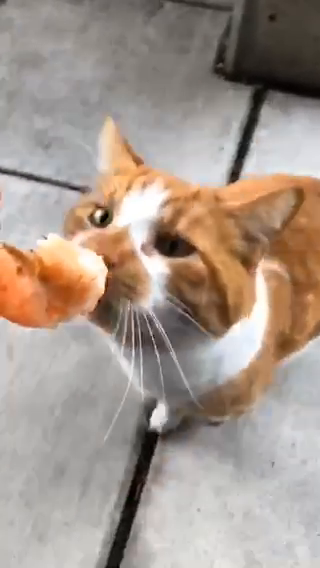
#> input picture frame 18 of feedingCat.mp4, 320 x 568 px
$ python Tracking.py
#> lines starting #> are read from the running program, lines starting #| are printed output that depends on the picture; after the words box and inside, x2 and y2 are one past the last pixel; in counts of white or black regions, pixels touching at a corner belong together
import cv2
import numpy as np

"""
颜色空间转换 cv2.cvtColor(img, flag)
常用flag : cv2.COLOR_BGR2GRAY / cv2.COLOR_BGR2HSV
"""

cap = cv2.VideoCapture('feedingCat.mp4')

while True:
    ret, frame = cap.read()
#> frame is the input picture: shape (568, 320, 3); mean B, G, R 139.8, 150.6, 165.3
    if ret:
        frame_hsv = cv2.cvtColor(frame, cv2.COLOR_BGR2HSV)
#> frame_hsv: shape (568, 320, 3); mean H, S, V 38.8, 43.2, 166

        # 设定想要颜色的阈值
        lower_shrimp = np.array([0, 150, 150])
        upper_shrimp = np.array([30, 255, 255])

        # 仅保留图片中在上下两值区间内的部分
        mask = cv2.inRange(frame_hsv, lower_shrimp, upper_shrimp)
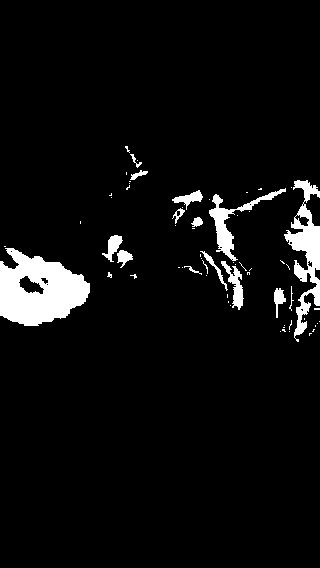
#> mask: shape (568, 320); 5.4% white; 65 white regions (50 under 20 px), largest, box (x1, y1, x2, y2) and area: (0, 248, 90, 326) 4578, (284, 180, 320, 342) 2223, (209, 188, 286, 261) 1035
        res = cv2.bitwise_and(frame, frame, mask=mask)
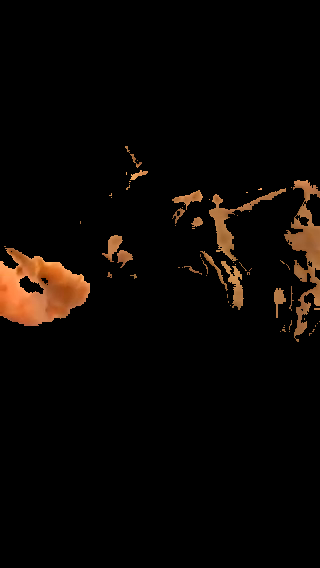
#> res: shape (568, 320, 3); mean B, G, R 3.3, 6.2, 10.3

        cv2.imshow('frame', frame)
        cv2.imshow('mask', mask)
        cv2.imshow('res', res)

        k = cv2.waitKey(33) & 0xFF
#> (key Esc is pressed here)
        if k == 27:
            break
    else:
        break
cap.release()
cv2.destroyAllWindows()

$ run again, starting later in the video
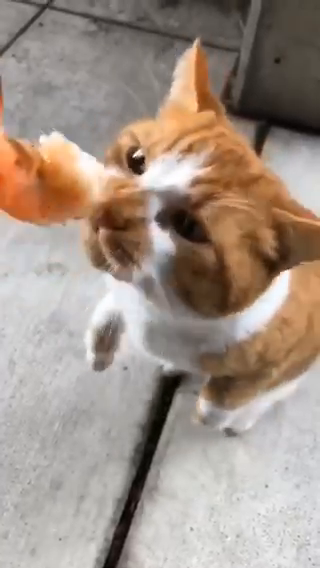
#> input picture frame 84 of feedingCat.mp4, 320 x 568 px
#> frame is the input picture: shape (568, 320, 3); mean B, G, R 134.7, 146, 161.3
#> frame_hsv: shape (568, 320, 3); mean H, S, V 33.5, 49.1, 161.6
#> `mask = cv2.inRange(frame_hsv, lower_shrimp, upper_shrimp)`:
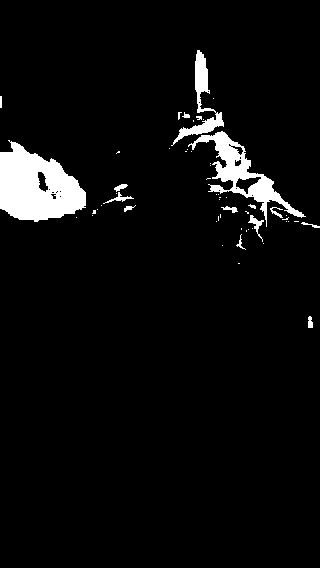
#> mask: shape (568, 320); 4.8% white; 55 white regions (40 under 20 px), largest, box (x1, y1, x2, y2) and area: (0, 140, 86, 222) 4613, (188, 131, 306, 227) 2383, (171, 50, 224, 146) 1062
#> `res = cv2.bitwise_and(frame, frame, mask=mask)`:
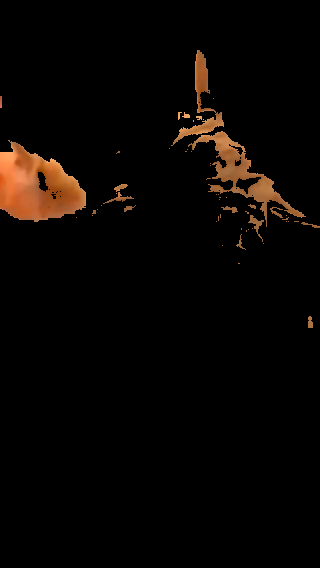
#> res: shape (568, 320, 3); mean B, G, R 2.8, 5.3, 9

$ run again, starting later in the video
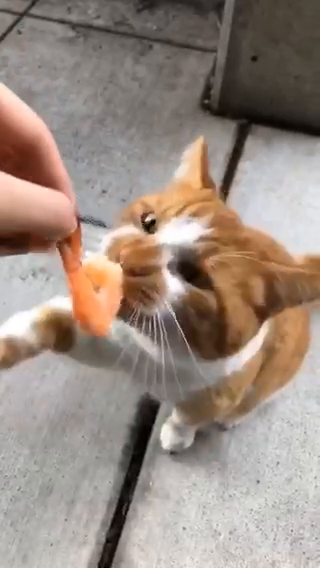
#> input picture frame 149 of feedingCat.mp4, 320 x 568 px
#> frame is the input picture: shape (568, 320, 3); mean B, G, R 128.9, 139, 154
#> frame_hsv: shape (568, 320, 3); mean H, S, V 27.3, 47.7, 154.3
#> `mask = cv2.inRange(frame_hsv, lower_shrimp, upper_shrimp)`:
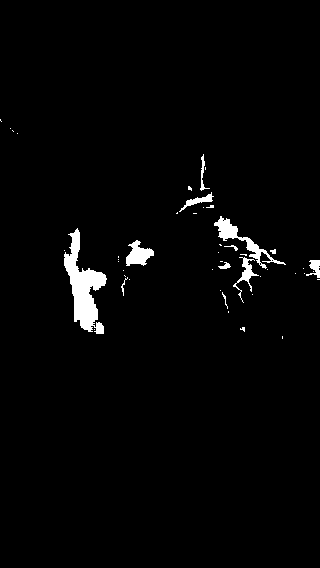
#> mask: shape (568, 320); 2.2% white; 47 white regions (35 under 20 px), largest, box (x1, y1, x2, y2) and area: (64, 228, 107, 334) 1934, (214, 216, 286, 269) 682, (126, 240, 154, 266) 418
#> `res = cv2.bitwise_and(frame, frame, mask=mask)`:
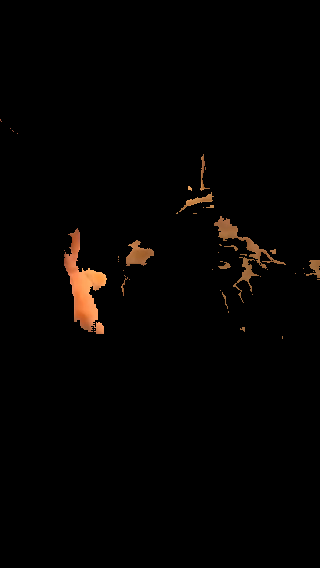
#> res: shape (568, 320, 3); mean B, G, R 1.5, 2.6, 4.3
